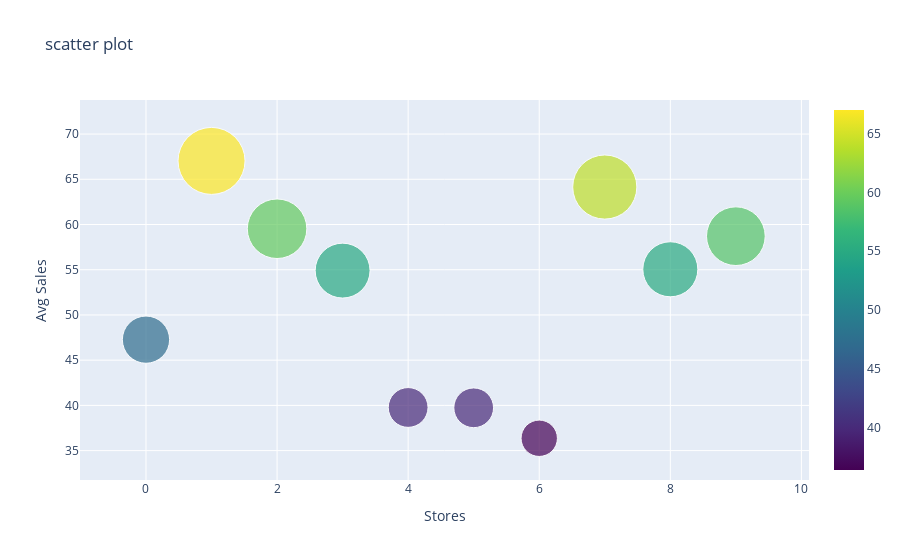

Notebook code cell kept with this figure:
### Code cell
sales_store_data=go.Scatter(y=sales_across_store_df.avg_sale.values,
                           mode='markers',
                           marker=dict(
                           size=sales_across_store_df.avg_sale.values,
                           color=sales_across_store_df.avg_sale.values,
                           colorscale='Viridis',
                           showscale=True),
                               text = sales_across_store_df.index.values
)
data=sales_store_data
sales_store_layout=go.Layout(
autosize=True,
title="scatter plot",
hovermode='closest',
xaxis= dict(
        title= 'Stores',
        ticklen= 10,
        zeroline= False,
        gridwidth= 1,),
    
    
    
    
    yaxis=dict(
        title= 'Avg Sales',
        ticklen= 10,
        zeroline= False,
        gridwidth= 1,
    ),
    showlegend=False)
fig=go.Figure(data=data,layout=sales_store_layout)
py.iplot(fig,filename='scatter_sales_store')

### Figure 1 — Plotly figure (JSON) as saved in the notebook; plotly's stock layout.template omitted (floating-point values rounded to 4 significant figures)
{"data": [{"marker": {"color": [47.27, 67.03, 59.53, 54.9, 39.77, 39.73, 36.36, 64.14, 55.05, 58.71], "colorscale": [[0, "#440154"], [0.1111, "#482878"], [0.2222, "#3e4989"], [0.3333, "#31688e"], [0.4444, "#26828e"], [0.5556, "#1f9e89"], [0.6667, "#35b779"], [0.7778, "#6ece58"], [0.8889, "#b5de2b"], [1, "#fde725"]], "showscale": true, "size": [47.27, 67.03, 59.53, 54.9, 39.77, 39.73, 36.36, 64.14, 55.05, 58.71]}, "mode": "markers", "text": [1, 2, 3, 4, 5, 6, 7, 8, 9, 10], "type": "scatter", "y": [47.27, 67.03, 59.53, 54.9, 39.77, 39.73, 36.36, 64.14, 55.05, 58.71]}], "layout": {"autosize": true, "hovermode": "closest", "showlegend": false, "title": {"text": "scatter plot"}, "xaxis": {"gridwidth": 1, "ticklen": 10, "title": {"text": "Stores"}, "zeroline": false}, "yaxis": {"gridwidth": 1, "ticklen": 10, "title": {"text": "Avg Sales"}, "zeroline": false}}}
